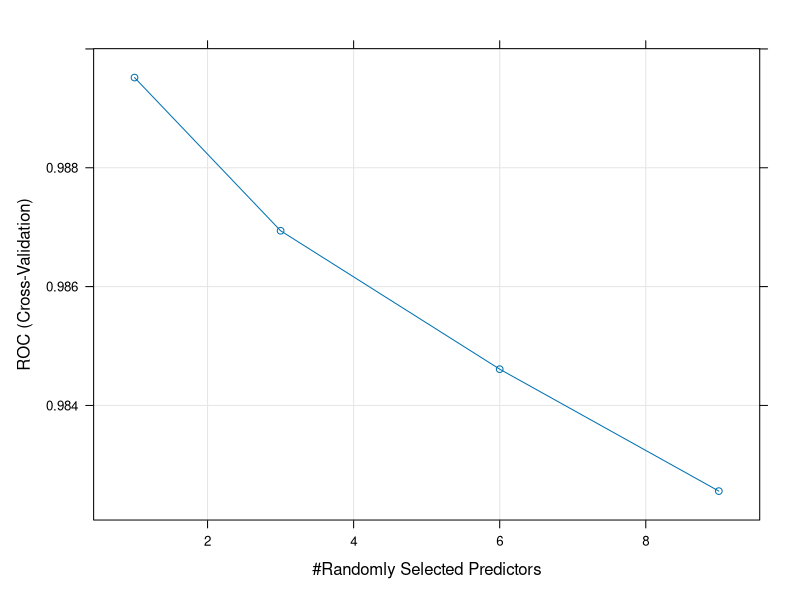
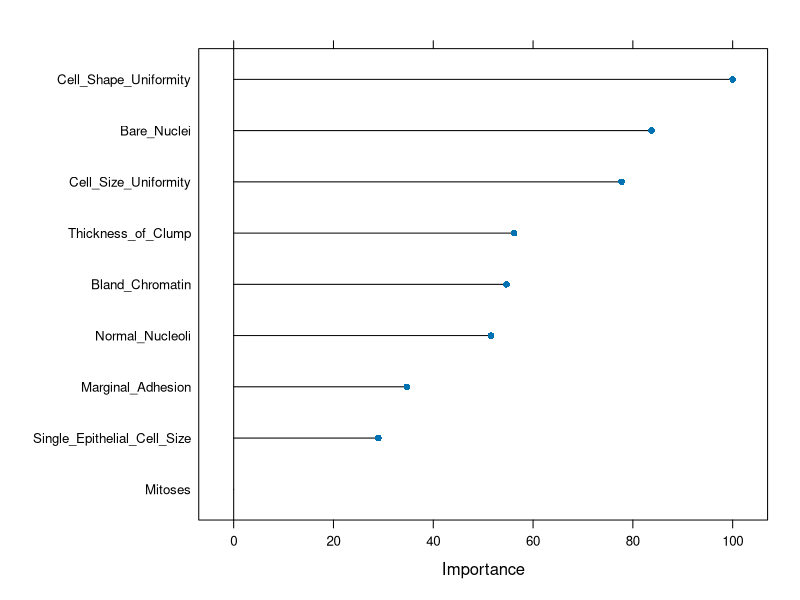
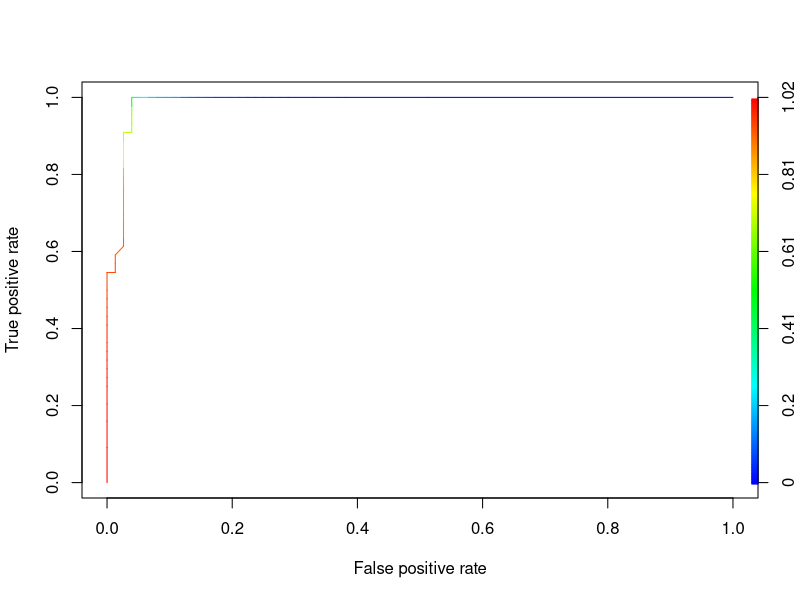

Source code (R) for these figures, in order:
###RANDOM FORESTS

library(caret)

#load breast bc data
bc_data <- read.csv("bc_data(1).csv", header=T)

#skim data with summary included
library(skimr)
skim(bc_data)


#recode response to factor
bc_data$Outcome<-as.factor(bc_data$Outcome)
bc_data$Outcome<-relevel(bc_data$Outcome,
                         ref="Yes")
levels(bc_data$Outcome) #check to see if levels are informative if not need to recode (optional)***

#create training and testing
set.seed(99)
index <- createDataPartition(bc_data$Outcome, p = .8,list = FALSE)
bc_train <- bc_data[index,]
bc_test <- bc_data[-index,]

library(randomForest)
set.seed(8)
model_rf <- train(Outcome ~ .,
                  data = bc_train,
                  method = "rf",
                  tuneGrid= expand.grid(mtry = c(1, 3,6,9)),
                  trControl =trainControl(method = "cv", 
                                          number = 5, 
                                          #Estimate class probabilities
                                          classProbs = TRUE,
                                          ## Evaluate performance using the following function
                                          summaryFunction = twoClassSummary),
                  metric="ROC")

model_rf

plot(model_rf)

plot(varImp(model_rf))

bc_prob<- predict(model_rf, bc_test, type="prob")

library(ROCR)

#In label.ordering the negative class is first then the positive class
pred = prediction(bc_prob$Yes, bc_test$Outcome,label.ordering =c("No","Yes")) 
perf = performance(pred, "tpr", "fpr")

#Plot curve
plot(perf, colorize=TRUE)

#Curve AUC
unlist(slot(performance(pred, "auc"), "y.values"))
